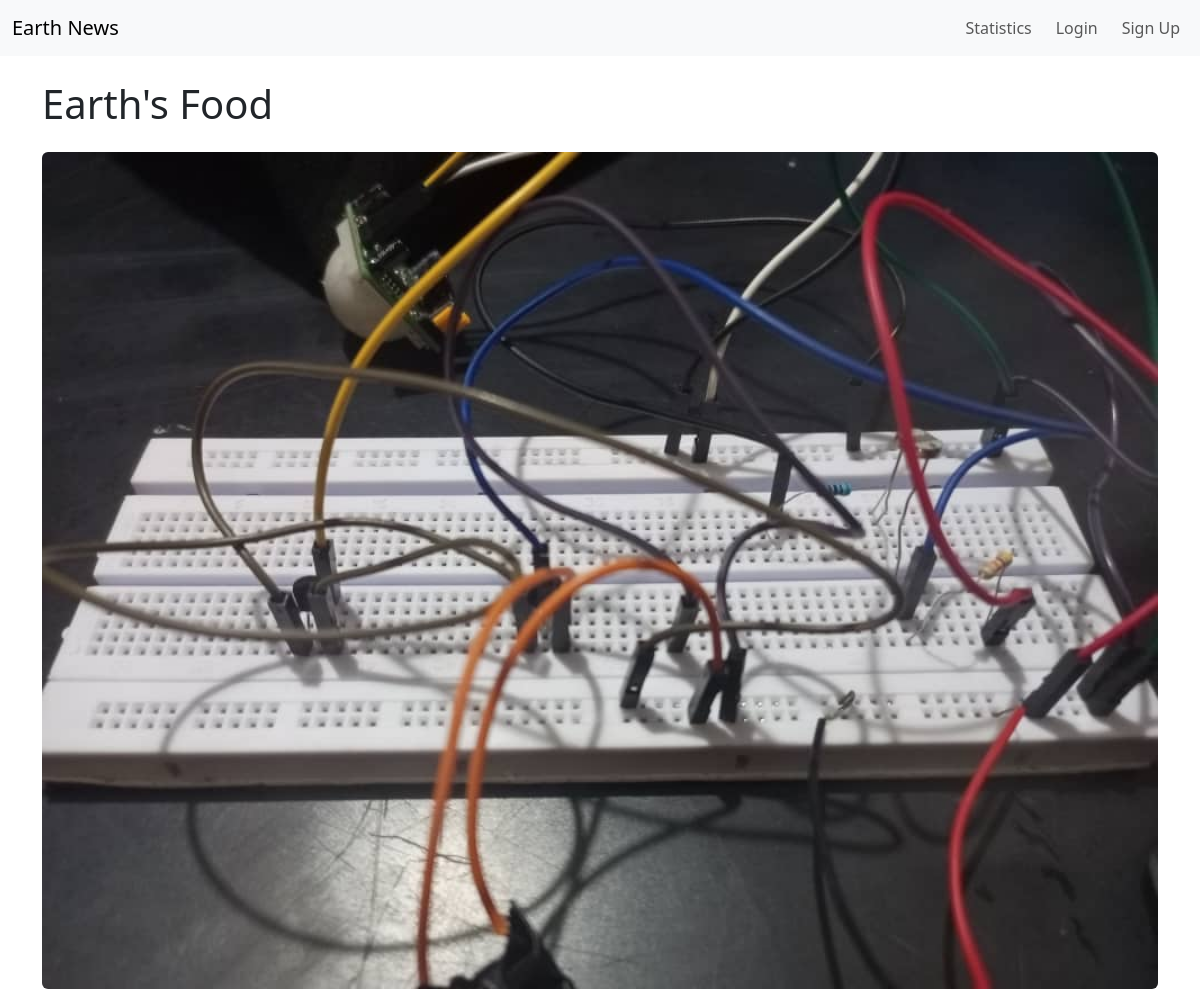
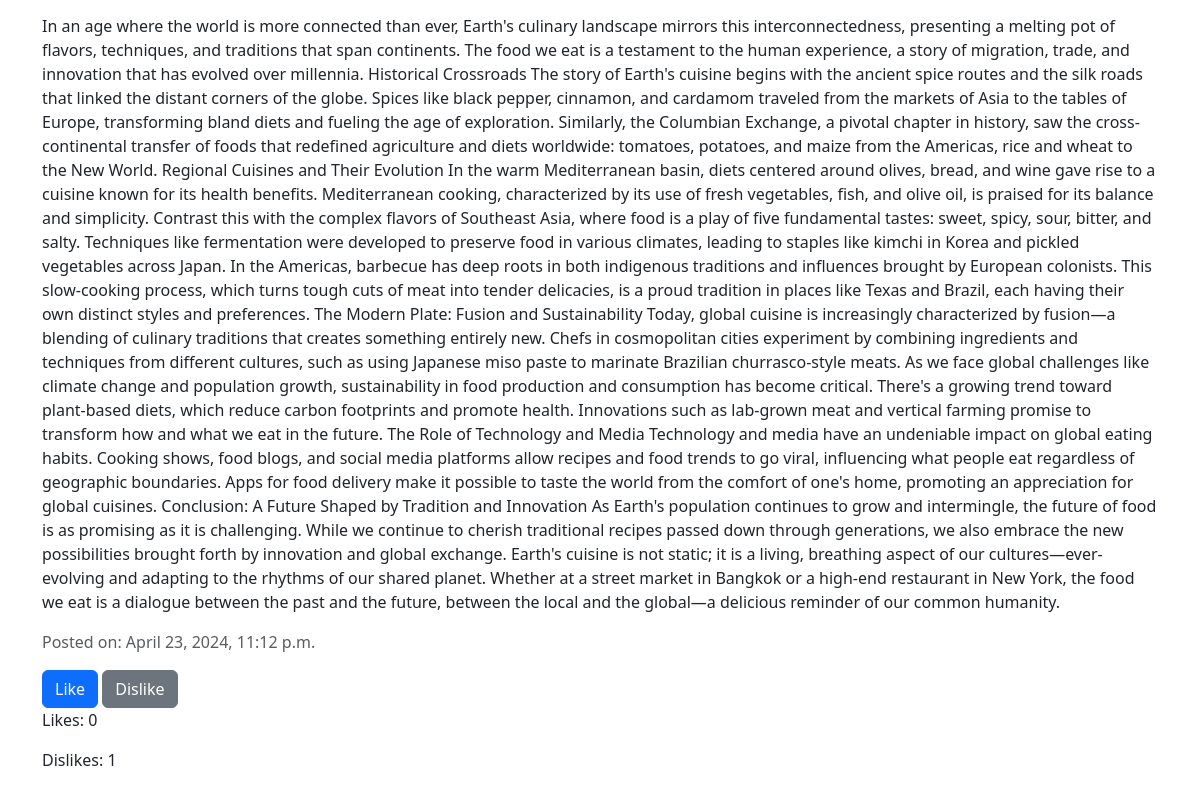
The app's page /article/1 with its own data (2 pictures, top to bottom).
### news/models.py (models this page shows, shortened)
class Article(models.Model):
    title = models.CharField(max_length=100)
    content = models.TextField()
    date = models.DateTimeField(auto_now_add=True)
    image = models.ImageField(upload_to='images/')
    tags = models.ManyToManyField('Tag', related_name='articles', blank=True)
    likes = models.ManyToManyField('Like', related_name='likes', blank=True)
    dislikes = models.ManyToManyField('DisLike', related_name='dislikes', blank=True)
    views = models.IntegerField(default=0)

### news/views.py (the view)
# urls.py: path('article/<int:article_id>',views.article,name='article'),
def article(request, article_id):
    article = Article.objects.get(id=article_id)
    countlike = article.likes.count()
    countdislike = article.dislikes.count()
    if request.method == 'POST' and request.GET.get('like'):
        like_an_article(request, article_id)
        countlike = article.likes.count()
        countdislike = article.dislikes.count()
        return JsonResponse({'countlike':countlike, 'countdislike':countdislike})
    elif request.GET.get('like'):
        countlike = article.likes.count()
        countdislike = article.dislikes.count()
        return JsonResponse({'countlike':countlike, 'countdislike':countdislike})
    elif request.method == 'POST' and request.GET.get('dislike'):
        dislike_an_article(request, article_id)
        countlike = article.likes.count()
        countdislike = article.dislikes.count()
        return JsonResponse({'countdislike':countdislike, 'countlike':countlike})
    article.views += 1
    article.save()
    return render(request, 'news/article.html', {'article':article, 'countlike':countlike, 'countdislike':countdislike})

### templates/news/article.html (shortened to what this page needs)
{% extends 'base.html' %} {% block content %}
<div class="container mt-4">
  <h1 class="mb-4">{{ article.title }}</h1>
  <div class="article mb-5">
    <img
      src="{{ article.image.url }}"
      class="article-img img-fluid rounded"
      alt="{{ article.title }}"
      style="width: -webkit-fill-available"
    />
    <div class="article-content mt-3">
      <p>{{ article.content }}</p>
      <p class="text-muted">Posted on: {{ article.date }}</p>
      <button
        class="btn btn-primary like-btn"
        data-article-id="{{ article.id }}"
      >
        Like
      </button>
      <button
        class="btn btn-secondary dislike-btn"
        data-article-id="{{ article.id }}"
      >
        Dislike
      </button>
      <p class="like-count">
        Likes: <span class="like-number">{{ countlike }}</span>
      </p>
      <p class="dislike-count">
        Dislikes: <span class="dislike-number">{{ countdislike }}</span>
      </p>
    </div>
  </div>
</div>
{% endblock %}

### records on screen
Article: title "Earth's Food", image (picture), content "In an age where the world is more connected than ever, Earth's culinary landscape mirrors this interconnectedness, presenting a melting pot of flavors, techniques, and traditions that span continents. The food we eat is a testament to the human experience, a story of migration, trade, and innovation that has evolved over millennia. Historical Crossroads The story of Earth's cuisine begins with the ancient spice routes and the silk roads that linked the distant corners of the globe. Spices like black pepper, cinnamon, and cardamom traveled from the markets of Asia to the tables of Europe, transforming bland diets and fueling the age of exploration. Similarly, the Columbian Exchange, a…", date "April 23, 2024, 11:12 p.m."

### other values on screen
{{ countlike }} "0"
{{ countdislike }} "1"
